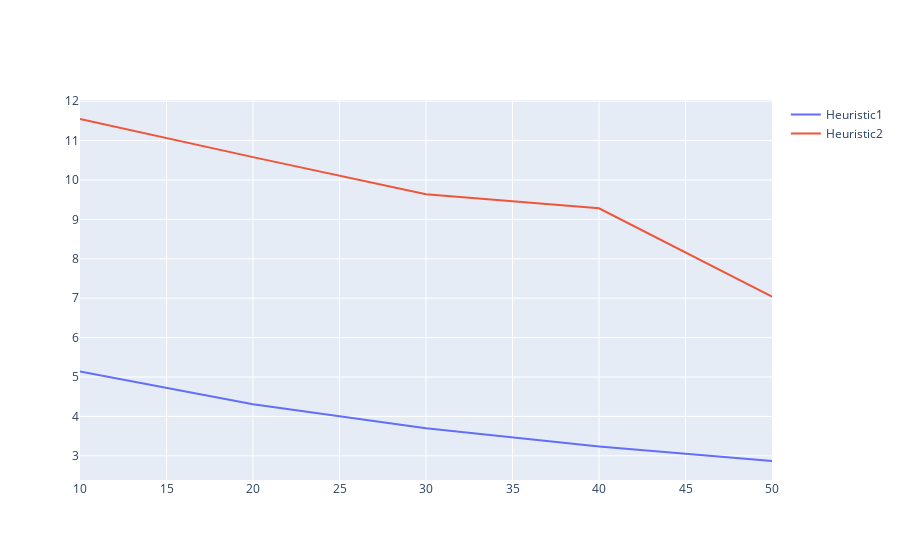

The notebook cell this image was saved under:
### Code cell
f = [10, 20, 30, 40, 50]

trace0 = go.Scatter(
    x = f,
    y = errorsH1,
    mode = 'lines',
    name = 'Heuristic1'
)

trace1 = go.Scatter(
    x = f,
    y = errorsH2,
    mode = 'lines',
    name = 'Heuristic2'
)

data = [trace0, trace1]

iplot(data)

### Figure 1 — Plotly figure (JSON) as saved in the notebook; plotly's stock layout.template omitted (floating-point values rounded to 4 significant figures)
{"data": [{"mode": "lines", "name": "Heuristic1", "type": "scatter", "x": [10, 20, 30, 40, 50], "y": [5.142, 4.307, 3.701, 3.236, 2.868]}, {"mode": "lines", "name": "Heuristic2", "type": "scatter", "x": [10, 20, 30, 40, 50], "y": [11.55, 10.58, 9.637, 9.281, 7.038]}], "layout": {}}
